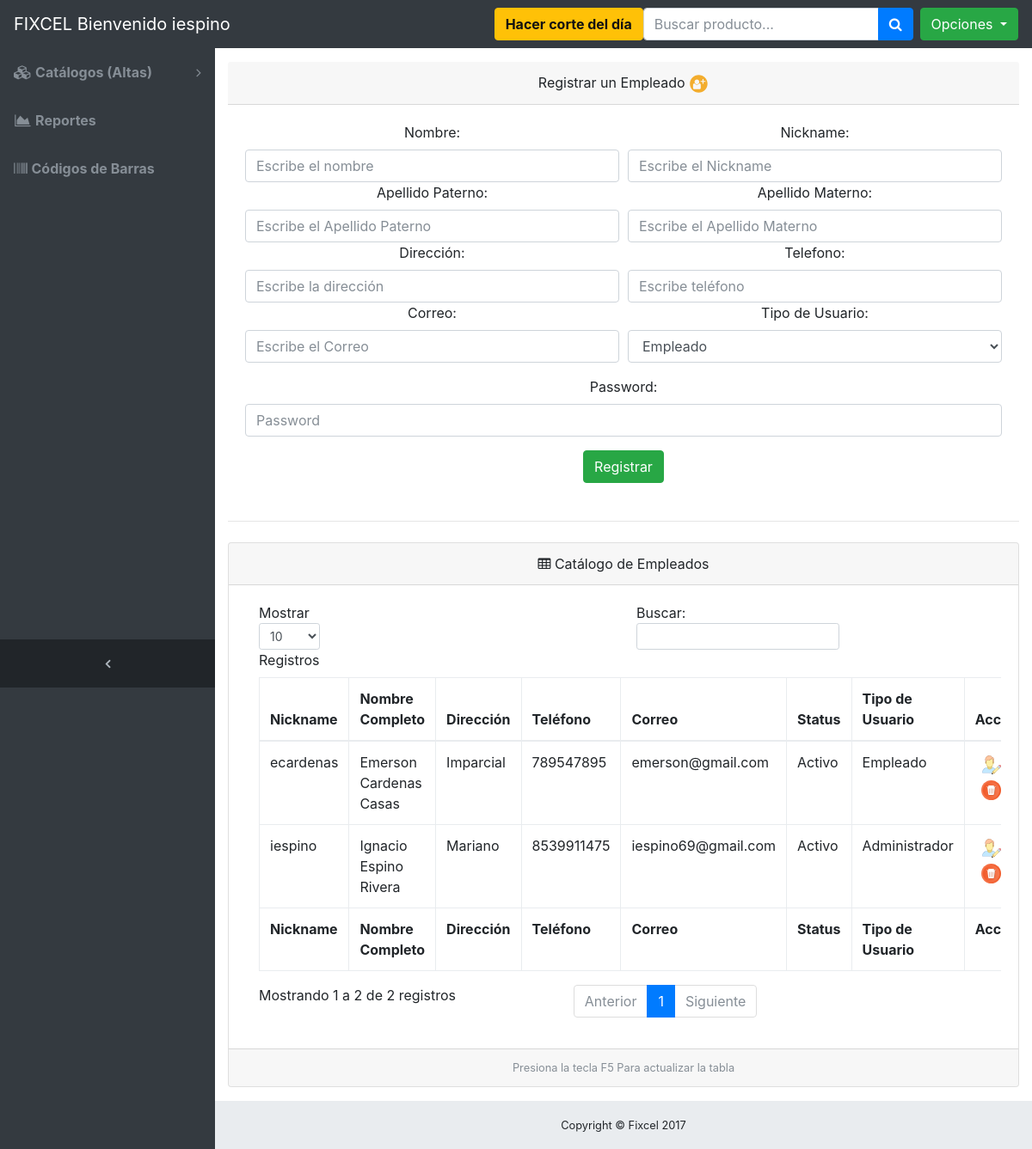
/altas_empleados.php (signed in), run on the app's committed database.
### tables this page shows
CREATE TABLE IF NOT EXISTS `usuarios` (
`id_user` int(11) NOT NULL,
  `nickname` varchar(20) NOT NULL,
  `password` varbinary(200) NOT NULL,
  `nombre` varchar(50) NOT NULL,
  `apellido_paterno` varchar(50) NOT NULL,
  `apellido_materno` varchar(50) NOT NULL,
  `direccion` text NOT NULL,
  `telefono` varchar(15) NOT NULL,
  `correo` varchar(50) NOT NULL,
  `status` int(1) NOT NULL COMMENT '0 = Inactivo, 1= Activo',
  `tipo` int(1) NOT NULL COMMENT '0 = Empleado y 1 = Admin',
  `fecha_alta_usuario` timestamp NULL DEFAULT CURRENT_TIMESTAMP ON UPDATE CURRENT_TIMESTAMP
);

### application/DB_Connect.php (called while the page is built, shortened)
<?php
class DB_Connect {
    public function connect()
    {
        $con = new PDO('mysql:host=localhost;dbname=fixcel;charset=utf8', 'root', 'Password1');
        $con->setAttribute(PDO::ATTR_EMULATE_PREPARES, false);
        $con->setAttribute(PDO::ATTR_ERRMODE, PDO::ERRMODE_EXCEPTION);
        return $con;
    }
}
?>

### controllers/ControllerUsuarios.php (called while the page is built, shortened)
<?php
 require_once 'application/DB_Connect.php';
class ControllerUsuarios
{
    private $pdo;
    function __construct()
    {
        $this->db = new DB_Connect();
        $this->pdo = $this->db->connect();
    }
    public function getAllUsers()
    {
        $stmt = $this->pdo->prepare('SELECT * FROM usuarios order by nickname desc');
        $result = $stmt->execute( );
        $array = array();
        $ind = 0;
        foreach ($stmt as $row)
        {
            $itm = new Usuarios();
            $itm->id_user = $row['id_user'];
            $itm->nickname = $row['nickname'];
            $itm->nombre = $row['nombre'];
            $itm->apellido_paterno = $row['apellido_paterno'];
            $itm->apellido_materno = $row['apellido_materno'];
            $itm->direccion = $row['direccion'];
            $itm->telefono = $row['telefono'];
            $itm->correo = $row['correo'];
            $itm->status = $row['status'];
            $itm->tipo = $row['tipo'];
            $itm->password = $row['password'];
            $array[$ind] = $itm;
            $ind++;
        }
        return $array;
    }
}
?>

### altas_empleados.php (the view, shortened to what this page needs)
<?php
require_once 'controllers/ControllerUsuarios.php';
$controller_usuarios = new ControllerUsuarios();
$users = $controller_usuarios->getAllUsers();
?>
<!DOCTYPE html>
<html lang="en">
<head>
  <link href="vendor/bootstrap/css/bootstrap.min.css" rel="stylesheet">
  <link href="vendor/font-awesome/css/font-awesome.min.css" rel="stylesheet" type="text/css">
  <link href="css/sb-admin.css" rel="stylesheet">
  <link rel="stylesheet" href="dist_alert/sweetalert.css">
</head>
<body class="fixed-nav sticky-footer bg-dark" id="page-top">
      <?php
        include("menu.php");
      ?>
  <div class="content-wrapper">
    <div class="container-fluid">
     <center><div class="card-header">Registrar un Empleado <img src="./icons/addUser.svg" style="width:23px; height:23px;" /></div></center>
          <div class="card-body">
           <form action="altas_empleados.php" method="post"  data-ajax="false">
              <div class="form-group">
                <div class="form-row">
                  <div class="col-md-6">
                    <center><label for="exampleInputName">Nombre:</label></center>
                    <input class="form-control" id="nombre" name="nombre" type="text" aria-describedby="nameHelp" placeholder="Escribe el nombre" required>
                  </div>
                  <div class="col-md-6">
                    <center><label for="exampleInputLastName">Nickname:</label></center>
                    <input class="form-control" id="nickname" name="nickname" type="text" aria-describedby="nameHelp" placeholder="Escribe el Nickname" required>
                  </div>
                   <div class="col-md-6">
                    <center><label for="exampleInputLastName">Apellido Paterno:</label></center>
                    <input class="form-control" id="apellido_paterno" name="apellido_paterno" type="text" aria-describedby="nameHelp" placeholder="Escribe el Apellido Paterno" required>
                  </div>
                   <div class="col-md-6">
                    <center><label for="exampleInputLastName">Apellido Materno:</label></center>
                    <input class="form-control" id="apellido_materno" name="apellido_materno" type="text" aria-describedby="nameHelp" placeholder="Escribe el Apellido Materno" required>
                  </div>
                   <div class="col-md-6">
                  <center><label for="exampleInputEmail1">Dirección:</label></center>
                <input class="form-control" id="direccion" name="direccion" type="text" aria-describedby="nameHelp" placeholder="Escribe la dirección" required>
                </div>
                     <div class="col-md-6">
                 <center><label for="example-tel-input">Telefono:</label></center>
                    <input class="form-control" id="telefono" name="telefono" type="tel" aria-describedby="telHelp" placeholder="Escribe teléfono" onkeypress="return validaNum(event)" maxlength="10" required>
                    </div>
                <div class="col-md-6">
                  <center><label for="exampleInputEmail1">Correo:</label></center>
                <input class="form-control" id="correo" name="correo" type="email" aria-describedby="emailHelp" placeholder="Escribe el Correo" required>
                </div>
                  <div class="col-md-6">
                    <center><label for="exampleSelect1">Tipo de Usuario:</label></center>
                    <select class="form-control" id="tipo" name="tipo" required>
                      <option value="0">Empleado</option>
                    </select>
                  </div>
                </div>
              </div>
              <div class="form-group">
                <center><label for="exampleInputPassword1">Password:</label></center>
                <input class="form-control" id="password" name="password" type="password" placeholder="Password" required>
              </div>
          <center> <input type="submit" class="btn btn-success" id="registrar" name="registrar" value="Registrar"> </center>
            </form>
         </div>
           <hr class="my-4">
      <div class="card mb-3">
        <center><div class="card-header">
          <i class="fa fa-table"></i> Catálogo de Empleados</div></center>
        <div class="card-body">
          <div class="table-responsive">
            <table class="table table-bordered" id="dataTable" width="100%" cellspacing="0">
              <thead>
                <tr>
                  <th>Nickname</th>
                  <th>Nombre Completo</th>
                  <th>Dirección</th>
                  <th>Teléfono</th>
                  <th>Correo</th>
                  <th>Status</th>
                  <th>Tipo de Usuario</th>
                  <th>Acción</th>
                </tr>
              </thead>
              <tfoot>
                <tr>
                  <th>Nickname</th>
                  <th>Nombre Completo</th>
                  <th>Dirección</th>
                  <th>Teléfono</th>
                  <th>Correo</th>
                  <th>Status</th>
                  <th>Tipo de Usuario</th>
                  <th>Acción</th>
                </tr>
              </tfoot>
              <tbody>
              <?php
                  foreach ($users as $u)
                  {
                    if($u->status == 0)
                    {
                      $statusT = "Inactivo";
                    }elseif($u->status == 1)
                        {
                          $statusT = "Activo";
                        }
                  if($u->tipo == 0)
                    {
                      $tipoT = "Empleado";
                    }elseif($u->tipo == 1)
                        {
                          $tipoT = "Administrador";
                        }
                 $id = $u->id_user;
                 $nickname = $u->nickname;
                 $nombre = $u->nombre;
                 $apellido_paterno = $u->apellido_paterno;
                 $apellido_materno = $u->apellido_materno;
                 $direccion = $u->direccion;
                 $telefono = $u->telefono;
                 $correo = $u->correo;
                 $tipo = $u->tipo;
                 $status = $u->status;
                 $password = $u->password;
             echo "<tr>
                      <td>$u->nickname</td>
                      <td>$u->nombre". " "."$u->apellido_paterno". " "."$u->apellido_materno</td>
                      <td>$u->direccion</td>
                      <td>$u->telefono</td>
                      <td>$u->correo</td>
                      <td>$statusT</td>
                      <td>$tipoT</td>
                      <td>
                         <a title='Editar Información' data-toggle='modal' data-target='#edit_user_modal' onclick='javascript:TratarModeDialog($id,\"".$nickname."\",\"".$nombre."\",\"".$apellido_paterno."\",\"".$apellido_materno."\",\"".$direccion."\",\"".$telefono."\",\"".$correo."\",\"".$password."\",$status,$tipo);' ><span class='badge badge-pill badge-default'><img src='./icons/edit_user.svg' style='width:23px; height:23px;' /></span></a>
                          <a title='Eliminar Usuario' data-toggle='modal' data-target='#delete_user_modal' onclick='javascript:TratarModeDialogDelete($id);' ><span class='badge badge-pill badge-default'><img src='./icons/delete.svg' style='width:23px; height:23px;' /></span></a>
                      </td>
                    </tr>";
                  }
                ?>
              </tbody>
            </table>
          </div>
        </div>
        <center><div class="card-footer small text-muted">Presiona la tecla F5 Para actualizar la tabla</div></center>
      </div>
    </div>
    <?php
    include ("footer.php");
    ?>
  </div>
</body>
</html>

### css/sb-admin.css (style rules this page uses)
html { position: relative; min-height: 100%; }
body { overflow-x: hidden; }
body.sticky-footer { margin-bottom: 56px; }
body.sticky-footer .content-wrapper { min-height: calc(100vh - 56px - 56px); }
body.fixed-nav { padding-top: 56px; }
.content-wrapper { min-height: calc(100vh - 56px); padding-top: 1rem; }
.content-wrapper { overflow-x: hidden; background: white; }
@media (min-width: 992px) { .content-wrapper { margin-left: 250px; } }

### data on the page
usuarios: nickname "iespino", nombre "Ignacio", apellido_paterno "Espino", apellido_materno "Rivera", direccion "Mariano", telefono "8539911475", correo "iespino69@gmail.com", status "Activo", tipo "Administrador"
usuarios: nickname "ecardenas", nombre "Emerson", apellido_paterno "Cardenas", apellido_materno "Casas", direccion "Imparcial", telefono "789547895", correo "emerson@gmail.com", status "Activo", tipo "Empleado"

### other printed values
$_SESSION['nickname'] "iespino"
